Frame 1 (no input): blank canvas, image omitted
Frame 60 (the mouse pressed at the canvas centre just before this capture): blank canvas, image omitted
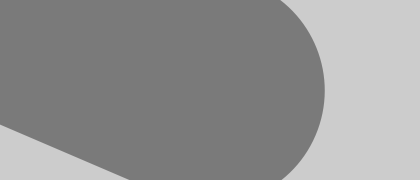
Frame 120 (the mouse held since frame 60 and released just before this capture)

The Processing sketch whose frames 1 and 60 were blank and that drew this single picture after the mouse press (run headless with seeded random() and noise(); from frame 60 on, the mouse is pressed at the canvas centre):

// Processing sketch: calcular_velocidad_mouse
// ── calcular_velocidad_mouse.pde
//las variables pmouseX y pmouseY pueden ser usadas
//para calcular la velocidad del mouse.

//esto se logra midiendo la distancia entre la posición actual y la mas reciente.

//si el mouse se mueve lentamente la distancia es pequeña, esta última se incrementa al
//mover mas rapido el mouse.

//la función dist() simplifica este cálculo.

//en este sketch la velocidad del mouse se usa para determinar el grosor de la línea dibujada.

void setup() {
  size(420,180);
  smooth();
  stroke(0,102);
}

void draw() {
  float weight = dist(mouseX,mouseY,pmouseX,pmouseY);
  strokeWeight(weight);
  line(mouseX,mouseY,pmouseX,pmouseY);
}
